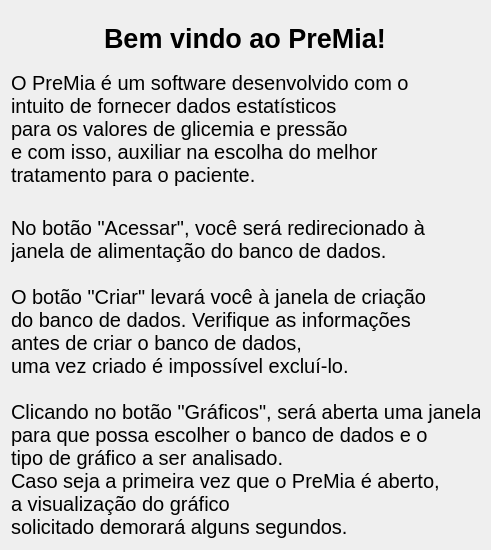
<?xml version="1.0" encoding="UTF-8"?>
<ui version="4.0">
 <class>Form</class>
 <widget class="QWidget" name="Form">
  <property name="geometry">
   <rect>
    <x>0</x>
    <y>0</y>
    <width>491</width>
    <height>550</height>
   </rect>
  </property>
  <property name="minimumSize">
   <size>
    <width>491</width>
    <height>550</height>
   </size>
  </property>
  <property name="maximumSize">
   <size>
    <width>491</width>
    <height>550</height>
   </size>
  </property>
  <property name="font">
   <font>
    <pointsize>20</pointsize>
   </font>
  </property>
  <property name="windowTitle">
   <string>Form</string>
  </property>
  <layout class="QVBoxLayout" name="verticalLayout">
   <item alignment="Qt::AlignHCenter">
    <widget class="QLabel" name="label">
     <property name="font">
      <font>
       <pointsize>20</pointsize>
       <weight>75</weight>
       <bold>true</bold>
      </font>
     </property>
     <property name="text">
      <string>Bem vindo ao PreMia!</string>
     </property>
    </widget>
   </item>
   <item>
    <widget class="QLabel" name="label_2">
     <property name="font">
      <font>
       <pointsize>15</pointsize>
      </font>
     </property>
     <property name="text">
      <string>O PreMia é um software desenvolvido com o
intuito de fornecer dados estatísticos
para os valores de glicemia e pressão
e com isso, auxiliar na escolha do melhor
tratamento para o paciente.</string>
     </property>
    </widget>
   </item>
   <item>
    <widget class="QLabel" name="label_3">
     <property name="font">
      <font>
       <pointsize>15</pointsize>
      </font>
     </property>
     <property name="text">
      <string>
No botão &quot;Acessar&quot;, você será redirecionado à
janela de alimentação do banco de dados.

O botão &quot;Criar&quot; levará você à janela de criação
do banco de dados. Verifique as informações
antes de criar o banco de dados,
uma vez criado é impossível excluí-lo.

Clicando no botão &quot;Gráficos&quot;, será aberta uma janela
para que possa escolher o banco de dados e o
tipo de gráfico a ser analisado.
Caso seja a primeira vez que o PreMia é aberto,
a visualização do gráfico
solicitado demorará alguns segundos.</string>
     </property>
    </widget>
   </item>
  </layout>
 </widget>
 <resources/>
 <connections/>
</ui>
